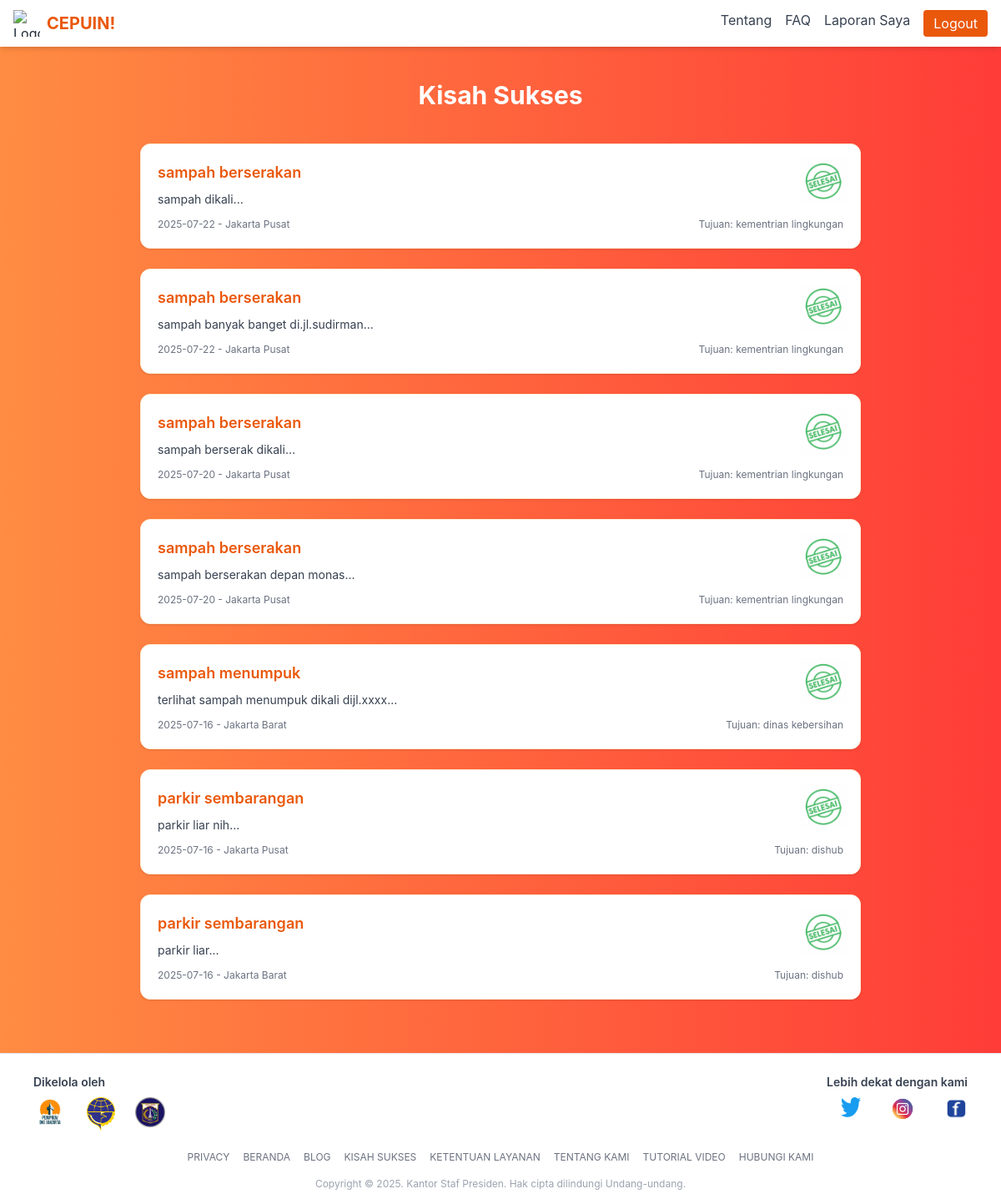
/kisah_sukses.php, run on the app's committed database.
### tables this page shows
CREATE TABLE `laporan` (
  `id` int(11) NOT NULL,
  `jenis` varchar(50) NOT NULL,
  `judul` varchar(255) NOT NULL,
  `isi` text NOT NULL,
  `tanggal` date NOT NULL,
  `lokasi` varchar(100) NOT NULL,
  `tujuan` varchar(100) NOT NULL,
  `kategori` varchar(100) NOT NULL,
  `privasi` enum('Anonim','Rahasia') NOT NULL,
  `foto` varchar(255) DEFAULT NULL,
  `selesai` tinyint(1) DEFAULT 0,
  `tanggapan` text DEFAULT NULL,
  `dibuat_pada` timestamp NOT NULL DEFAULT current_timestamp(),
  `user_id` int(11) DEFAULT NULL
);

### kisah_sukses.php (the view, shortened to what this page needs)
<?php
require_once 'koneksi.php';
$query = "SELECT * FROM laporan WHERE selesai = 1 ORDER BY id DESC";
$result = $conn->query($query);
?>
<!DOCTYPE html>
<html lang="id">
<head>
  <script src="https://cdn.tailwindcss.com"></script>
</head>
<body class="text-gray-800">
  <nav class="bg-white shadow-md sticky top-0 z-50 animate-slideFadeDown">
    <div class="max-w-7xl mx-auto px-4 py-3 flex justify-between items-center">
      <a href="laporan.php" class="flex items-center space-x-2">
        <img src="https://cdn3d.iconscout.com/3d/premium/thumb/toa-3026714-2526660.png" alt="Logo" class="w-8 h-8 animate-bounce">
        <span class="text-xl font-bold text-orange-600">CEPUIN!</span>
      </a>
      <div class="space-x-4 hidden md:flex">
        <a href="tentang.php" class="text-gray-700 hover:text-orange-600 transition">Tentang</a>
        <a href="faq.php" class="text-gray-700 hover:text-orange-600 transition">FAQ</a>
        <a href="laporan-saya.php" class="text-gray-700 hover:text-orange-600 transition">Laporan Saya</a>
        <a href="logout.php" class="text-white bg-orange-600 hover:bg-orange-700 px-3 py-1 rounded transition">Logout</a>
      </div>
    </div>
  </nav>
  <main class="max-w-4xl mx-auto px-4 py-10">
    <h1 class="text-3xl font-bold text-center text-white mb-10 animate-zoomIn">Kisah Sukses</h1>
    <?php if ($result->num_rows > 0):
      $delay = 0;
      while ($row = $result->fetch_assoc()): ?>
        <div class="bg-white p-5 mb-6 rounded-xl shadow relative border border-orange-100 animate-fadeIn" style="animation-delay: <?= $delay ?>s;">
          <h2 class="font-semibold text-lg mb-2 text-orange-600"><?= htmlspecialchars($row['judul']) ?></h2>
          <p class="text-sm text-gray-700 mb-3"><?= htmlspecialchars(substr($row['isi'], 0, 200)) ?>...</p>
          <div class="text-xs text-gray-500 flex justify-between">
            <span><?= htmlspecialchars($row['tanggal']) ?> - <?= htmlspecialchars($row['lokasi']) ?></span>
            <span>Tujuan: <?= htmlspecialchars($row['tujuan']) ?></span>
          </div>
          <img src="gambar/selesai.png" alt="Selesai" class="absolute top-4 right-4 w-14 opacity-80">
        </div>
      <?php $delay += 0.2; endwhile; ?>
    <?php else: ?>
      <p class="text-center text-gray-600 bg-white rounded-md py-6 shadow animate-fadeIn">Belum ada kisah sukses yang ditampilkan.</p>
    <?php endif; ?>
  </main>
  <footer class="bg-white text-gray-700 text-sm border-t pt-6 pb-4 animate-slideUp">
    <div class="max-w-6xl mx-auto px-4 grid grid-cols-1 md:grid-cols-3 gap-3 text-center md:text-left">
      <div>
        <p class="font-semibold mb-2">Dikelola oleh</p>
        <div class="flex justify-center md:justify-start gap-6 flex-wrap">
          <img src="gambar/pemprov.png" class="h-10" alt="Logo Pemprov">
          <img src="gambar/dishub.png" class="h-10" alt="Logo Dishub">
          <img src="gambar/dinas komunikasi.jpeg" class="h-9" alt="Logo Dinas Komunikasi">
        </div>
      </div>
      <div></div>
      <div class="md:text-right">
        <p class="font-semibold mb-2">Lebih dekat dengan kami</p>
        <div class="flex justify-center md:justify-end gap-9 text-lg">
          <a href="https://twitter.com" target="_blank" title="Twitter">
            <img src="gambar/twit.png" alt="Twitter" class="h-6 w-6 hover:opacity-80">
          </a>
          <a href="https://www.instagram.com/cepuin_jakarta/" target="_blank" title="Instagram">
            <img src="gambar/ig.png" alt="Instagram" class="h-7 w-7 hover:opacity-80">
          </a>
          <a href="https://facebook.com" target="_blank" title="Facebook">
            <img src="gambar/pesbuk.png" alt="Facebook" class="h-7 w-7 hover:opacity-80">
          </a>
        </div>
      </div>
    </div>
    <div class="mt-6 flex flex-wrap justify-center gap-4 text-gray-500 text-xs">
      <a href="kebijakan_privasi.php" class="hover:underline">PRIVACY</a>
      <a href="#" class="hover:underline">BERANDA</a>
      <a href="#" class="hover:underline">BLOG</a>
      <a href="kisah_sukses.php" class="hover:underline">KISAH SUKSES</a>
      <a href="ketentuan_layanan.php" class="hover:underline">KETENTUAN LAYANAN</a>
      <a href="tentang.php" class="hover:underline">TENTANG KAMI</a>
      <a href="tutorial_video.php" class="hover:underline">TUTORIAL VIDEO</a>
      <a href="hubungi.php" class="hover:underline">HUBUNGI KAMI</a>
    </div>
    <p class="mt-4 text-xs text-center text-gray-400">
      Copyright © 2025. Kantor Staf Presiden. Hak cipta dilindungi Undang-undang.
    </p>
  </footer>
</body>
</html>

### kisah_sukses.php (style rules this page uses)
body { font-family: 'Inter', sans-serif; background: linear-gradient(to right, #ff8c42, #ff3c38); }
.animate-slideFadeDown { animation: slideFadeDown 0.6s ease-out forwards; }
.animate-zoomIn { animation: zoomIn 0.6s ease-out forwards; }
.animate-fadeIn { animation: fadeIn 0.8s ease both; }
.animate-slideUp { animation: slideUp 0.8s ease-out forwards; }

### data on the page
laporan: judul "sampah berserakan", isi "sampah dikali", tanggal "2025-07-22", lokasi "Jakarta Pusat", tujuan "kementrian lingkungan"
laporan: judul "sampah berserakan", isi "sampah banyak banget di.jl.sudirman", tanggal "2025-07-22", lokasi "Jakarta Pusat", tujuan "kementrian lingkungan"
laporan: judul "sampah berserakan", isi "sampah berserak dikali", tanggal "2025-07-20", lokasi "Jakarta Pusat", tujuan "kementrian lingkungan"
laporan: judul "sampah berserakan", isi "sampah berserakan depan monas", tanggal "2025-07-20", lokasi "Jakarta Pusat", tujuan "kementrian lingkungan"
laporan: judul "sampah menumpuk", isi "terlihat sampah menumpuk dikali dijl.xxxx", tanggal "2025-07-16", lokasi "Jakarta Barat", tujuan "dinas kebersihan"
laporan: judul "parkir sembarangan", isi "parkir liar nih", tanggal "2025-07-16", lokasi "Jakarta Pusat", tujuan "dishub"
laporan: judul "parkir sembarangan", isi "parkir liar", tanggal "2025-07-16", lokasi "Jakarta Barat", tujuan "dishub"
